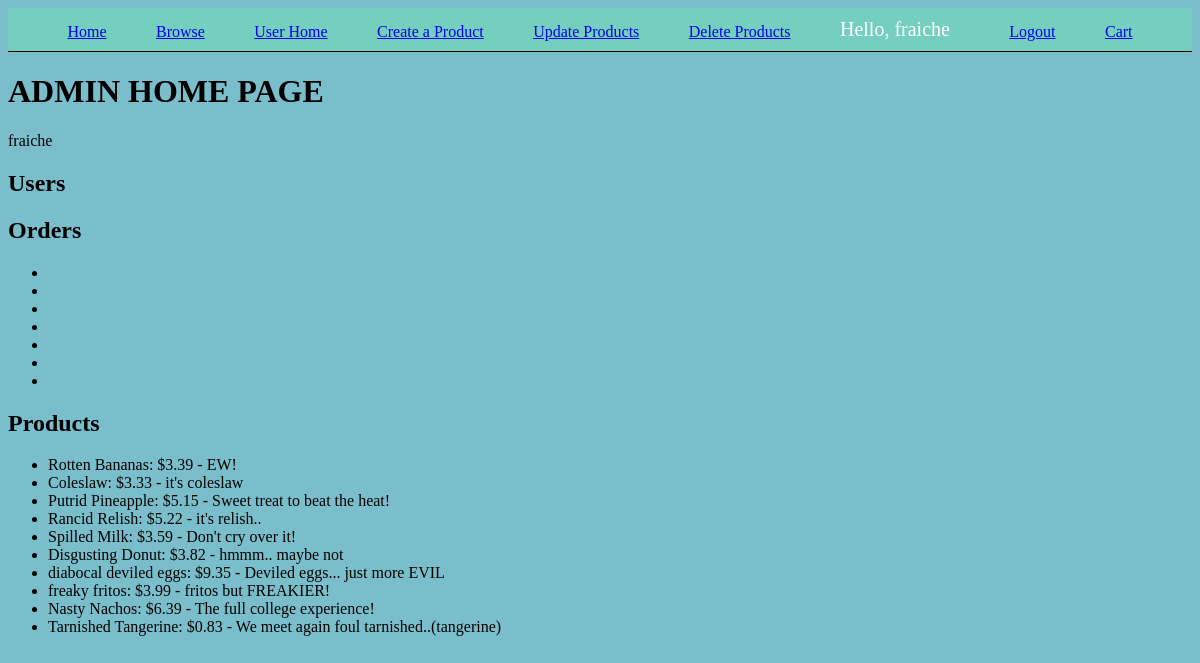
The app's page / (signed in) with its own data.
### app/models.py (models this page shows, shortened)
class Product(models.Model):
    name = models.CharField(max_length=200, null=True)
    image = models.ImageField(upload_to='', null=True, blank=True)
    description = models.CharField(max_length=200, null=True)
    price = models.FloatField(null=True)

### app/decorators.py (the view)
    def wrapper_function(request, *args, **kwargs):
        group = None
        if request.user.groups.exists():
            group = request.user.groups.all()[0].name
        if group == 'customer':
            return redirect('user')
        if group == 'admin':
            return view_func(request, *args, **kwargs)

### app/views.py (called while the page is built)
@login_required(login_url='login')
@admin_only
def home(request):
    orders = Order.objects.all()
    products = Product.objects.all()
    context = {'orders': orders, 'products': products}
    return render(request, 'home.html', context)

### app/templates/home.html (shortened to what this page needs)
{% extends "base.html" %}
{% block content %}
    <h1> ADMIN HOME PAGE </h1>
    <p> {{ request.user }} </p>
    <h2> Users </h2>
    <h2> Orders </h2>
    <ul>
        {% for order in orders %}
            <li> {{ order.name }} </li>
        {% endfor %}
    </ul>
    <h2>Products</h2>
    <ul>
        {% for product in products %}
            <li>  {{ product.name }}: ${{ product.price }} - {{product.description}} </li>
        {% endfor %}
    </ul>
{% endblock %}

### app/templates/base.html (shortened to what this page needs)
{% load static %}
<!DOCTYPE html>
<html lang="en">
<head>
    <link rel="stylesheet" href= {% static "styles.css" %}>
</head>
<body>
    <nav class="mainNav">
        <a href="{% url 'home' %}">Home</a>
        <a href="{% url 'shopping' %}">Browse</a>
        {% if request.user.is_staff %}
            <a href="{% url 'user' %}">User Home</a>
            <a href="{% url 'create' %}">Create a Product</a>
            <a href="{% url 'update' %}">Update Products</a>
            <a href="{% url 'delete' %}">Delete Products</a>
        {% endif %}
        <span id="hello-msg">Hello, {{request.user}}</span>
        <span><a href="{% url 'logout' %}">Logout</a></span>
        <a href="{% url 'cart' %}">Cart</a>
    </nav>
    <main>
        {% block content %}
        {% endblock %}
    </main>
</body>
</html>

### app/static/styles.css (style rules this page uses)
body { background: #7abecc; }
.mainNav { background: #74cfbf; padding: 10px; margin: 0; border-bottom: 1px solid black; display: flex; justify-content: space-evenly; align-items: end; }
#hello-msg { color: white; font-size: 20px; margin-right: 10px; }

### records on screen
Product: name "Rotten Bananas", price "3.39", description "EW!"
Product: name "Coleslaw", price "3.33", description "it's coleslaw"
Product: name "Putrid Pineapple", price "5.15", description "Sweet treat to beat the heat!"
Product: name "Rancid Relish", price "5.22", description "it's relish.."
Product: name "Spilled Milk", price "3.59", description "Don't cry over it!"
Product: name "Disgusting Donut", price "3.82", description "hmmm.. maybe not"
Product: name "diabocal deviled eggs", price "9.35", description "Deviled eggs... just more EVIL"
Product: name "freaky fritos", price "3.99", description "fritos but FREAKIER!"
Product: name "Nasty Nachos", price "6.39", description "The full college experience!"
Product: name "Tarnished Tangerine", price "0.83", description "We meet again foul tarnished..(tangerine)"

### other values on screen
{{ request.user }} "fraiche"
